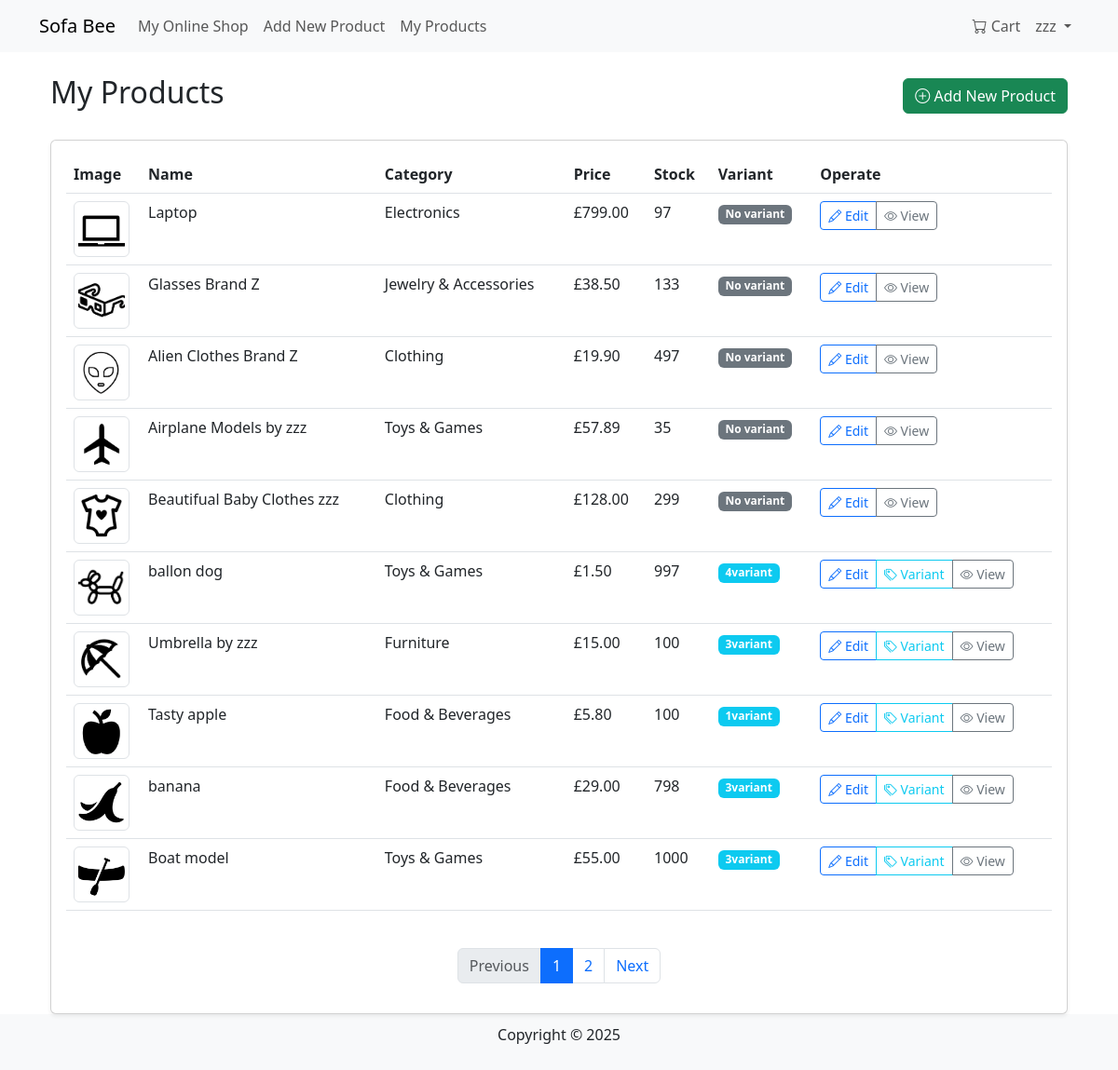
Screenshot of /products/manage/ (signed in) with the database file from the repository.
### products/models.py (models this page shows, shortened)
class Product(models.Model):
    name = models.CharField(max_length=255)
    description = models.TextField()
    price = models.DecimalField(max_digits=10, decimal_places=2)
    category = models.ForeignKey(Category, on_delete=models.SET_NULL, null=True, blank=True)
    image = models.ImageField(upload_to='products/', blank=True, null=True)
    seller = models.ForeignKey(User, on_delete=models.CASCADE, null=True, blank=True)
    stock = models.PositiveIntegerField(default=0)
    created_at = models.DateTimeField(auto_now_add=True)

class Category(models.Model):
    name = models.CharField(max_length=255, unique=True)
    description = models.TextField(blank=True)

### products/views.py (the view)
# urls.py: path('manage/', manage_products, name='manage_products'),
@login_required
def manage_products(request):
    if not hasattr(request.user, "userprofile") or request.user.userprofile.user_type != 'merchant':
        messages.error(request, "Only merchant users have access to the merchandise management.")
        return redirect('products:product_list')
    products = Product.objects.filter(seller=request.user)
    paginator = Paginator(products, 10)
    page = request.GET.get('page')
    products = paginator.get_page(page)
    return render(request, 'products/manage_products.html', {'products': products})

### cart/context_processors.py (called while the page is built)
def cart_processor(request):
    cart = None
    cart_total_items = 0
    if request.user.is_authenticated:
        try:
            cart = Cart.objects.get(user=request.user)
            cart_total_items = cart.items.count()
        except Cart.DoesNotExist:
            pass
    return {
        'cart': cart,
        'cart_total_items': cart_total_items
    }

### products/templates/products/manage_products.html (shortened to what this page needs)
{% extends "base.html" %}
{% block content %}
<div class="container mt-4">
    <div class="d-flex justify-content-between align-items-center mb-4">
        <h2>My Products</h2>
        <a href="{% url 'products:add_product' %}" class="btn btn-success">
            <i class="bi bi-plus-circle"></i> Add New Product
        </a>
    </div>
    <div class="card shadow-sm">
        <div class="card-body">
            {% if products %}
                <div class="table-responsive">
                    <table class="table table-hover">
                        <thead>
                            <tr>
                                <th style="width: 80px;">Image</th>
                                <th>Name</th>
                                <th>Category</th>
                                <th>Price</th>
                                <th>Stock</th>
                                <th>Variant</th>
                                <th>Operate</th>
                            </tr>
                        </thead>
                        <tbody>
                            {% for product in products %}
                                <tr>
                                    <td>
                                        {% if product.image %}
                                            <img src="{{ product.image.url }}" alt="{{ product.name }}" style="width: 60px; height: 60px; object-fit: cover;" class="img-thumbnail">
                                        {% else %}
                                            <div class="bg-light text-center p-2" style="width: 60px; height: 60px;">No Image</div>
                                        {% endif %}
                                    </td>
                                    <td>{{ product.name }}</td>
                                    <td>{{ product.category.name }}</td>
                                    <td>£{{ product.price }}</td>
                                    <td>{{ product.stock }}</td>
                                    <td>
                                        {% if product.variants.exists %}
                                            <span class="badge bg-info">{{ product.variants.count }}variant</span>
                                        {% else %}
                                            <span class="badge bg-secondary">No variant</span>
                                        {% endif %}
                                    </td>
                                    <td>
                                        <div class="btn-group">
                                            <a href="{% url 'products:edit_product' product.id %}" class="btn btn-sm btn-outline-primary">
                                                <i class="bi bi-pencil"></i> Edit
                                            </a>
                                            {% if product.variants.exists %}
                                                <a href="{% url 'products:manage_variants' product.id %}" class="btn btn-sm btn-outline-info">
                                                    <i class="bi bi-tags"></i> Variant
                                                </a>
                                            {% endif %}
                                            <a href="{% url 'products:product_detail' product.id %}" class="btn btn-sm btn-outline-secondary">
                                                <i class="bi bi-eye"></i> View
                                            </a>
                                        </div>
                                    </td>
                                </tr>
                            {% endfor %}
                        </tbody>
                    </table>
                </div>
                {% if products.has_other_pages %}
                <nav aria-label="Page navigation" class="mt-4">
                    <ul class="pagination justify-content-center">
                        {% if products.has_previous %}
                        <li class="page-item">
                            <a class="page-link" href="?page={{ products.previous_page_number }}">Previous</a>
                        </li>
                        {% else %}
                        <li class="page-item disabled">
                            <span class="page-link">Previous</span>
                        </li>
                        {% endif %}
                        {% for i in products.paginator.page_range %}
                            {% if products.number == i %}
                            <li class="page-item active"><span class="page-link">{{ i }}</span></li>
                            {% else %}
                            <li class="page-item">
                                <a class="page-link" href="?page={{ i }}">{{ i }}</a>
                            </li>
                            {% endif %}
                        {% endfor %}
                        {% if products.has_next %}
                        <li class="page-item">
                            <a class="page-link" href="?page={{ products.next_page_number }}">Next</a>
                        </li>
                        {% else %}
                        <li class="page-item disabled">
                            <span class="page-link">Next</span>
                        </li>
                        {% endif %}
                    </ul>
                </nav>
                {% endif %}
            {% endif %}
        </div>
    </div>
</div>
{% endblock %}

### products/templates/base.html (shortened to what this page needs)
<!DOCTYPE html>
<html lang="en">
<head>
    <link rel="stylesheet" href="https://cdn.jsdelivr.net/npm/bootstrap@5.3.0/dist/css/bootstrap.min.css">
    <link rel="stylesheet" href="https://cdn.jsdelivr.net/npm/bootstrap-icons@1.11.1/font/bootstrap-icons.css">
</head>
<body>
    <nav class="navbar navbar-expand-lg navbar-light bg-light">
        <div class="container">
            <a class="navbar-brand" href="{% url 'products:product_list' %}">Sofa Bee</a>
            <div class="collapse navbar-collapse" id="navbarNav">
                <ul class="navbar-nav me-auto">
                    <li class="nav-item"><a class="nav-link" href="{% url 'products:product_list' %}">My Online Shop</a></li>
                    {% if user.is_authenticated and user.userprofile.user_type == 'merchant' %}
                    <li class="nav-item"><a class="nav-link" href="{% url 'products:add_product' %}">Add New Product</a></li>
                    <li class="nav-item"><a class="nav-link" href="{% url 'products:manage_products' %}">My Products</a></li>
                    {% endif %}
                </ul>
                <ul class="navbar-nav">
                    {% if user.is_authenticated %}
                        <li class="nav-item">
                            <a class="nav-link" href="{% url 'cart:cart_detail' %}">
                                <i class="bi bi-cart"></i> Cart
                            </a>
                        </li>
                        <li class="nav-item dropdown">
                            <a class="nav-link dropdown-toggle" href="#" id="userDropdown" role="button"
                              data-bs-toggle="dropdown" aria-expanded="false">
                                {{ user.username }}
                            </a>
                        </li>
                    {% else %}
                        <li class="nav-item"><a class="btn btn-primary" href="{% url 'users:login' %}">Log In</a></li>
                    {% endif %}
                </ul>
            </div>
        </div>
    </nav>
    <div class="container content">
        {% block content %}{% endblock %}
    </div>
    <footer>
        <p>Copyright © 2025</p>
    </footer>
</body>
</html>

### products/templates/base.html (style rules this page uses)
body { display: flex; flex-direction: column; min-height: 100vh; }
.content { flex: 1; }
footer { text-align: center; padding: 10px 0; background-color: #f8f9fa; }

### rows the page displays
Product: image (picture), name "Laptop", category.name "Electronics", price "799.00", stock "97", shows "No variant"
Product: image (picture), name "Glasses Brand Z", category.name "Jewelry & Accessories", price "38.50", stock "133", shows "No variant"
Product: image (picture), name "Alien Clothes Brand Z", category.name "Clothing", price "19.90", stock "497", shows "No variant"
Product: image (picture), name "Airplane Models by zzz", category.name "Toys & Games", price "57.89", stock "35", shows "No variant"
Product: image (picture), name "Beautifual Baby Clothes zzz", category.name "Clothing", price "128.00", stock "299", shows "No variant"
Product: image (picture), name "ballon dog", category.name "Toys & Games", price "1.50", stock "997", variants.count "4", shows "Variant"
Product: image (picture), name "Umbrella by zzz", category.name "Furniture", price "15.00", stock "100", variants.count "3", shows "Variant"
Product: image (picture), name "Tasty apple", category.name "Food & Beverages", price "5.80", stock "100", variants.count "1", shows "Variant"
Product: image (picture), name "banana", category.name "Food & Beverages", price "29.00", stock "798", variants.count "3", shows "Variant"
Product: image (picture), name "Boat model", category.name "Toys & Games", price "55.00", stock "1000", variants.count "3", shows "Variant"

### other values shown
{{ user.username }} "zzz"
{{ i }} "1"
{{ i }} "2"
